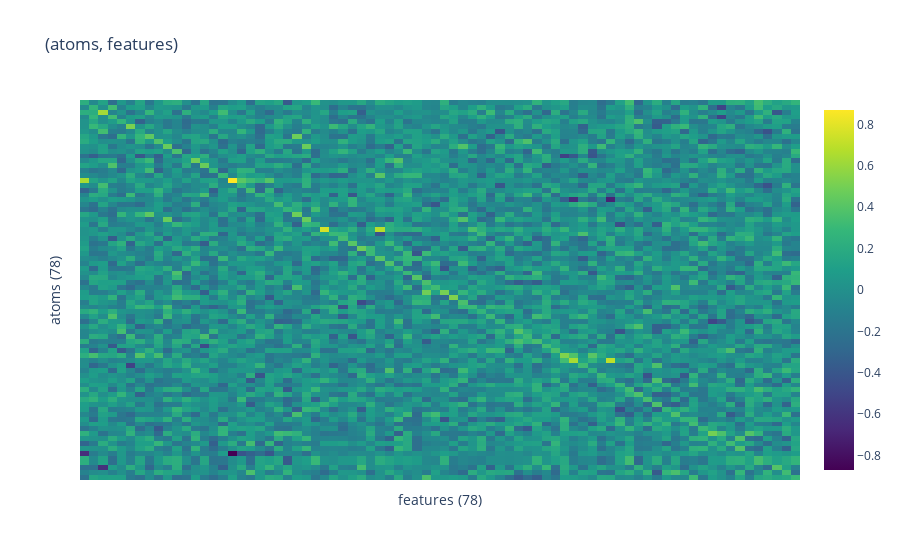
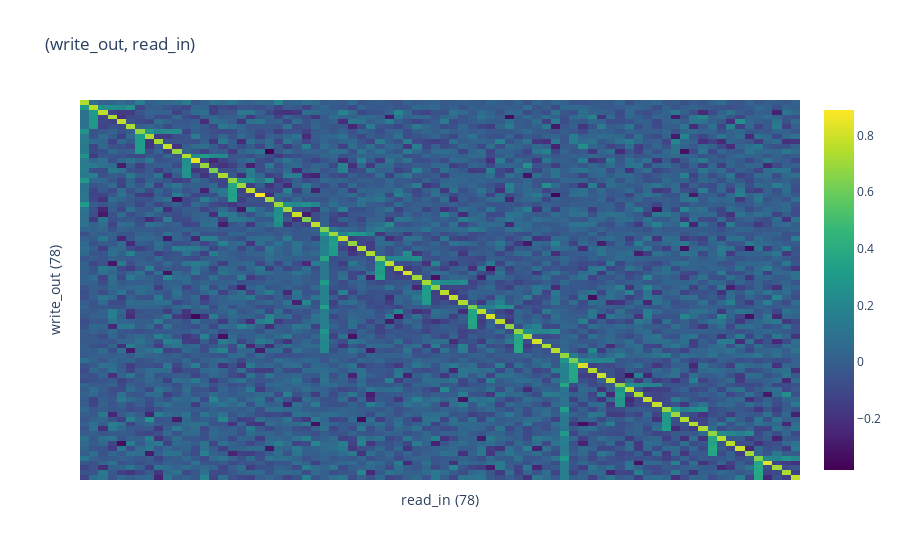

Notebook cell for these charts, in order:
### Code cell
import numpy as np
from scipy.optimize import linear_sum_assignment

atoms = nnmf.atoms.cpu().detach()
sims = atoms @ normed_write_out.T
max_value = sims.max()
cost_matrix = max_value - sims

row_ind, col_ind = linear_sum_assignment(cost_matrix.detach().numpy().T)
atom_perm = col_ind
# atom_perm

features = normed_write_out.detach()
heatmap(atoms[atom_perm] @ features.T, dim_names=('atoms', 'features')).show()
# heatmap(features @ features.T, dim_names=('features', 'features'))
heatmap(write_out @ read_in.T, dim_names=('write_out', 'read_in'))

### Figure 1 — Plotly figure (JSON) as saved in the notebook; plotly's stock layout.template omitted (floating-point values rounded to 4 significant figures; data arrays with more than 128 entries replaced by an {"elided": "..."} marker saying what was removed)
{"data": [{"colorscale": [[0, "#440154"], [0.1111, "#482878"], [0.2222, "#3e4989"], [0.3333, "#31688e"], [0.4444, "#26828e"], [0.5556, "#1f9e89"], [0.6667, "#35b779"], [0.7778, "#6ece58"], [0.8889, "#b5de2b"], [1, "#fde725"]], "hovertemplate": "%{y}%{x}val: %{z:.2f}<extra></extra>", "type": "heatmap", "x": ["features: 0<br>", "features: 1<br>", "features: 2<br>", "features: 3<br>", "features: 4<br>", "features: 5<br>", "features: 6<br>", "features: 7<br>", "features: 8<br>", "features: 9<br>", "features: 10<br>", "features: 11<br>", "features: 12<br>", "features: 13<br>", "features: 14<br>", "features: 15<br>", "features: 16<br>", "features: 17<br>", "features: 18<br>", "features: 19<br>", "features: 20<br>", "features: 21<br>", "features: 22<br>", "features: 23<br>", "features: 24<br>", "features: 25<br>", "features: 26<br>", "features: 27<br>", "features: 28<br>", "features: 29<br>", "features: 30<br>", "features: 31<br>", "features: 32<br>", "features: 33<br>", "features: 34<br>", "features: 35<br>", "features: 36<br>", "features: 37<br>", "features: 38<br>", "features: 39<br>", "features: 40<br>", "features: 41<br>", "features: 42<br>", "features: 43<br>", "features: 44<br>", "features: 45<br>", "features: 46<br>", "features: 47<br>", "features: 48<br>", "features: 49<br>", "features: 50<br>", "features: 51<br>", "features: 52<br>", "features: 53<br>", "features: 54<br>", "features: 55<br>", "features: 56<br>", "features: 57<br>", "features: 58<br>", "features: 59<br>", "features: 60<br>", "features: 61<br>", "features: 62<br>", "features: 63<br>", "features: 64<br>", "features: 65<br>", "features: 66<br>", "features: 67<br>", "features: 68<br>", "features: 69<br>", "features: 70<br>", "features: 71<br>", "features: 72<br>", "features: 73<br>", "features: 74<br>", "features: 75<br>", "features: 76<br>", "features: 77<br>"], "y": ["atoms: 0<br>", "atoms: 1<br>", "atoms: 2<br>", "atoms: 3<br>", "atoms: 4<br>", "atoms: 5<br>", "atoms: 6<br>", "atoms: 7<br>", "atoms: 8<br>", "atoms: 9<br>", "atoms: 10<br>", "atoms: 11<br>", "atoms: 12<br>", "atoms: 13<br>", "atoms: 14<br>", "atoms: 15<br>", "atoms: 16<br>", "atoms: 17<br>", "atoms: 18<br>", "atoms: 19<br>", "atoms: 20<br>", "atoms: 21<br>", "atoms: 22<br>", "atoms: 23<br>", "atoms: 24<br>", "atoms: 25<br>", "atoms: 26<br>", "atoms: 27<br>", "atoms: 28<br>", "atoms: 29<br>", "atoms: 30<br>", "atoms: 31<br>", "atoms: 32<br>", "atoms: 33<br>", "atoms: 34<br>", "atoms: 35<br>", "atoms: 36<br>", "atoms: 37<br>", "atoms: 38<br>", "atoms: 39<br>", "atoms: 40<br>", "atoms: 41<br>", "atoms: 42<br>", "atoms: 43<br>", "atoms: 44<br>", "atoms: 45<br>", "atoms: 46<br>", "atoms: 47<br>", "atoms: 48<br>", "atoms: 49<br>", "atoms: 50<br>", "atoms: 51<br>", "atoms: 52<br>", "atoms: 53<br>", "atoms: 54<br>", "atoms: 55<br>", "atoms: 56<br>", "atoms: 57<br>", "atoms: 58<br>", "atoms: 59<br>", "atoms: 60<br>", "atoms: 61<br>", "atoms: 62<br>", "atoms: 63<br>", "atoms: 64<br>", "atoms: 65<br>", "atoms: 66<br>", "atoms: 67<br>", "atoms: 68<br>", "atoms: 69<br>", "atoms: 70<br>", "atoms: 71<br>", "atoms: 72<br>", "atoms: 73<br>", "atoms: 74<br>", "atoms: 75<br>", "atoms: 76<br>", "atoms: 77<br>"], "z": {"elided": "78x78 float values"}}], "layout": {"title": {"text": "(atoms, features)"}, "xaxis": {"showticklabels": false, "title": {"text": "features (78)"}}, "yaxis": {"autorange": "reversed", "showticklabels": false, "title": {"text": "atoms (78)"}}}}

### Figure 2 — Plotly figure (JSON) as saved in the notebook; plotly's stock layout.template omitted (floating-point values rounded to 4 significant figures; data arrays with more than 128 entries replaced by an {"elided": "..."} marker saying what was removed)
{"data": [{"colorscale": [[0, "#440154"], [0.1111, "#482878"], [0.2222, "#3e4989"], [0.3333, "#31688e"], [0.4444, "#26828e"], [0.5556, "#1f9e89"], [0.6667, "#35b779"], [0.7778, "#6ece58"], [0.8889, "#b5de2b"], [1, "#fde725"]], "hovertemplate": "%{y}%{x}val: %{z:.2f}<extra></extra>", "type": "heatmap", "x": ["read_in: 0<br>", "read_in: 1<br>", "read_in: 2<br>", "read_in: 3<br>", "read_in: 4<br>", "read_in: 5<br>", "read_in: 6<br>", "read_in: 7<br>", "read_in: 8<br>", "read_in: 9<br>", "read_in: 10<br>", "read_in: 11<br>", "read_in: 12<br>", "read_in: 13<br>", "read_in: 14<br>", "read_in: 15<br>", "read_in: 16<br>", "read_in: 17<br>", "read_in: 18<br>", "read_in: 19<br>", "read_in: 20<br>", "read_in: 21<br>", "read_in: 22<br>", "read_in: 23<br>", "read_in: 24<br>", "read_in: 25<br>", "read_in: 26<br>", "read_in: 27<br>", "read_in: 28<br>", "read_in: 29<br>", "read_in: 30<br>", "read_in: 31<br>", "read_in: 32<br>", "read_in: 33<br>", "read_in: 34<br>", "read_in: 35<br>", "read_in: 36<br>", "read_in: 37<br>", "read_in: 38<br>", "read_in: 39<br>", "read_in: 40<br>", "read_in: 41<br>", "read_in: 42<br>", "read_in: 43<br>", "read_in: 44<br>", "read_in: 45<br>", "read_in: 46<br>", "read_in: 47<br>", "read_in: 48<br>", "read_in: 49<br>", "read_in: 50<br>", "read_in: 51<br>", "read_in: 52<br>", "read_in: 53<br>", "read_in: 54<br>", "read_in: 55<br>", "read_in: 56<br>", "read_in: 57<br>", "read_in: 58<br>", "read_in: 59<br>", "read_in: 60<br>", "read_in: 61<br>", "read_in: 62<br>", "read_in: 63<br>", "read_in: 64<br>", "read_in: 65<br>", "read_in: 66<br>", "read_in: 67<br>", "read_in: 68<br>", "read_in: 69<br>", "read_in: 70<br>", "read_in: 71<br>", "read_in: 72<br>", "read_in: 73<br>", "read_in: 74<br>", "read_in: 75<br>", "read_in: 76<br>", "read_in: 77<br>"], "y": ["write_out: 0<br>", "write_out: 1<br>", "write_out: 2<br>", "write_out: 3<br>", "write_out: 4<br>", "write_out: 5<br>", "write_out: 6<br>", "write_out: 7<br>", "write_out: 8<br>", "write_out: 9<br>", "write_out: 10<br>", "write_out: 11<br>", "write_out: 12<br>", "write_out: 13<br>", "write_out: 14<br>", "write_out: 15<br>", "write_out: 16<br>", "write_out: 17<br>", "write_out: 18<br>", "write_out: 19<br>", "write_out: 20<br>", "write_out: 21<br>", "write_out: 22<br>", "write_out: 23<br>", "write_out: 24<br>", "write_out: 25<br>", "write_out: 26<br>", "write_out: 27<br>", "write_out: 28<br>", "write_out: 29<br>", "write_out: 30<br>", "write_out: 31<br>", "write_out: 32<br>", "write_out: 33<br>", "write_out: 34<br>", "write_out: 35<br>", "write_out: 36<br>", "write_out: 37<br>", "write_out: 38<br>", "write_out: 39<br>", "write_out: 40<br>", "write_out: 41<br>", "write_out: 42<br>", "write_out: 43<br>", "write_out: 44<br>", "write_out: 45<br>", "write_out: 46<br>", "write_out: 47<br>", "write_out: 48<br>", "write_out: 49<br>", "write_out: 50<br>", "write_out: 51<br>", "write_out: 52<br>", "write_out: 53<br>", "write_out: 54<br>", "write_out: 55<br>", "write_out: 56<br>", "write_out: 57<br>", "write_out: 58<br>", "write_out: 59<br>", "write_out: 60<br>", "write_out: 61<br>", "write_out: 62<br>", "write_out: 63<br>", "write_out: 64<br>", "write_out: 65<br>", "write_out: 66<br>", "write_out: 67<br>", "write_out: 68<br>", "write_out: 69<br>", "write_out: 70<br>", "write_out: 71<br>", "write_out: 72<br>", "write_out: 73<br>", "write_out: 74<br>", "write_out: 75<br>", "write_out: 76<br>", "write_out: 77<br>"], "z": {"elided": "78x78 float values"}}], "layout": {"title": {"text": "(write_out, read_in)"}, "xaxis": {"showticklabels": false, "title": {"text": "read_in (78)"}}, "yaxis": {"autorange": "reversed", "showticklabels": false, "title": {"text": "write_out (78)"}}}}
